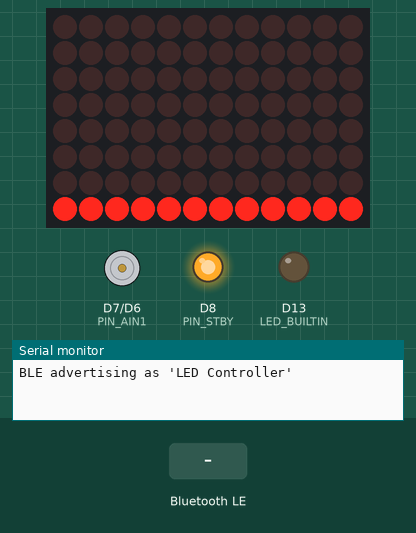
Bench run of a sketch on a simulated Arduino Uno R4 WiFi. On the bench: 12×8 LED matrix, motor-driver pin pairs drawn as motors (green arrow = first pin HIGH = forward, orange = second pin HIGH = backward, longer = more drive, scaled by the enable pin, stopped while the standby pin is LOW), output pins drawn as LEDs (lit = HIGH), the last lines printed to the serial monitor. The inputs (shaded band) are chosen by the test bench. Nothing arrives over Bluetooth unless stated; a phone connects over Bluetooth LE 3 s after start.

Above: at 1.96 s.
2.0 s: Bluetooth LE write "F" received
3.7 s: Bluetooth LE write "B" received
At 5.6 s:
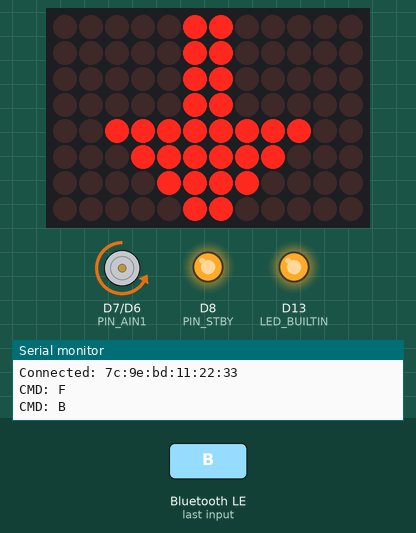
5.9 s: Bluetooth LE write "L" received
At 7.1 s:
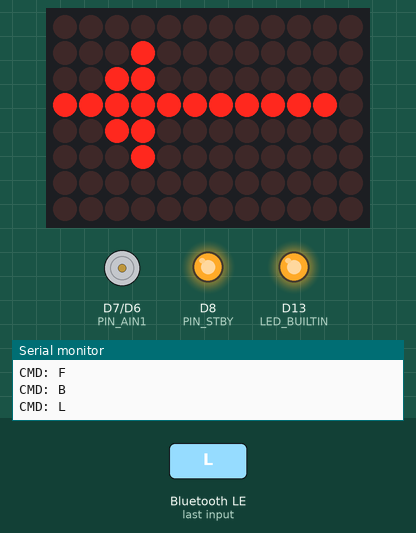
7.4 s: Bluetooth LE write "R" received
At 8.4 s:
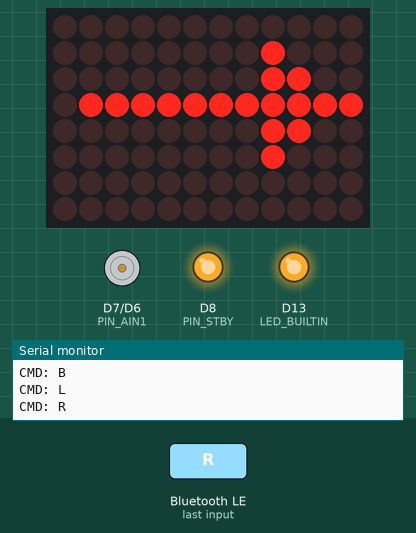
8.9 s: Bluetooth LE write "FL" received
At 9.5 s:
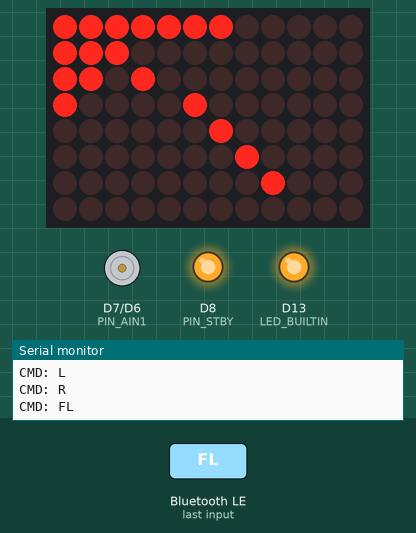
10.4 s: Bluetooth LE write "FR" received
At 10.7 s:
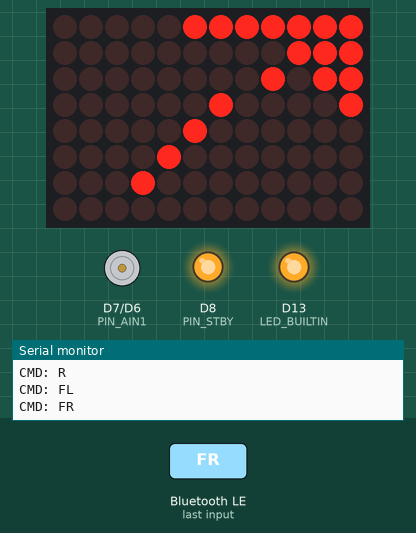
Timing chart, 0 to 12.9 s (numbered marks = the images above; inputs shaded):
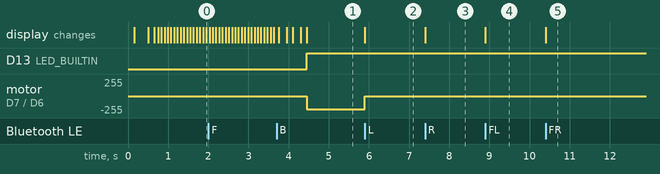

The sketch:

led_controller.ino
```cpp
#include <ArduinoBLE.h>
#include "Arduino_LED_Matrix.h"

ArduinoLEDMatrix matrix;

BLEService carService("FFE0");
// 2-byte max to support combined commands: "F","B","L","R","FL","FR","BL","BR","S"
BLECharacteristic carChar("FFE1", BLEWrite | BLEWriteWithoutResponse | BLERead, 2);

// ── Motor driver (TB6612FNG, channel A only) ───────────────────────────────────
const int PIN_STBY = 8;
const int PIN_PWMA = 9;
const int PIN_AIN1 = 7;
const int PIN_AIN2 = 6;
const int MOTOR_SPEED = 200;  // 0-255

void motorForward(int speed) {
  digitalWrite(PIN_AIN1, HIGH);
  digitalWrite(PIN_AIN2, LOW);
  analogWrite(PIN_PWMA, speed);
}

void motorBackward(int speed) {
  digitalWrite(PIN_AIN1, LOW);
  digitalWrite(PIN_AIN2, HIGH);
  analogWrite(PIN_PWMA, speed);
}

void motorStop() {
  digitalWrite(PIN_AIN1, LOW);
  digitalWrite(PIN_AIN2, LOW);
  analogWrite(PIN_PWMA, 0);
}

// ── Advertising & error animations ────────────────────────────────────────────

const uint32_t advAnim[][4] = {
  {0xFFF00000, 0x00000000, 0x00000000, 80},
  {0x000FFF00, 0x00000000, 0x00000000, 80},
  {0x000000FF, 0xF0000000, 0x00000000, 80},
  {0x00000000, 0x0FFF0000, 0x00000000, 80},
  {0x00000000, 0x0000FFF0, 0x00000000, 80},
  {0x00000000, 0x0000000F, 0xFF000000, 80},
  {0x00000000, 0x00000000, 0x00FFF000, 80},
  {0x00000000, 0x00000000, 0x00000FFF, 80},
};

const uint32_t errAnim[][4] = {
  {0xFFFFFFFF, 0xFFFFFFFF, 0xFFFFFFFF, 150},
  {0x00000000, 0x00000000, 0x00000000, 150},
};

// ── Direction patterns ────────────────────────────────────────────────────────
//
// 12×8 LED matrix.  Each row is a 12-bit value, MSB = col 0.
//
//  ▲ Forward       ▽ Backward      ← Left          → Right
//  . . . . X X .   . . . . X X .   . . . . . . .   . . . . . . .
//  . . . X X X X   . . . . X X .   . . . X . . .   . . . . . X .
//  . . X X X X X   . . . . X X .   . . X X . . .   . . . . . X X
//  . X X X X X X   . . . . X X .   X X X X X X X   X X X X X X X
//  . . . . X X .   . X X X X X X   . . X X . . .   . . . . . X X
//  . . . . X X .   . . X X X X X   . . . X . . .   . . . . . X .
//  . . . . X X .   . . . X X X X   . . . . . . .   . . . . . . .
//  . . . . X X .   . . . . X X .   . . . . . . .   . . . . . . .
//
//  ↖ Fwd-Left      ↗ Fwd-Right     ↙ Brk-Left      ↘ Brk-Right
//  X X X X X X X   X X X X X X X   . . X . . . .   . . . . . X X
//  X X X . . . .   . . . . X X X   . . . X . . .   . . . . X . .
//  X X . X . . .   . . . X . X X   . . . . X . .   . . . X . . .
//  X . . . X . .   . . X . . . X   . . . . . X .   . . X . . . .
//  . . . . . X .   . X . . . . .   X . . . X . .   . X . . . . X
//  . . . . . . X   X . . . . . .   X X . X . . .   X . . . . X X
//  . . . . . . . X . . . . . . .   X X X . . . .   . . . . X X X
//  . . . . . . . .   . . . . . .   X X X X X X X   X X X X X X X

// Row patterns (12-bit, MSB = col 0)
const uint16_t rowsF[8]  = {0x060,0x0F0,0x1F8,0x3FC,0x060,0x060,0x060,0x060};
const uint16_t rowsB[8]  = {0x060,0x060,0x060,0x060,0x3FC,0x1F8,0x0F0,0x060};
const uint16_t rowsL[8]  = {0x000,0x100,0x300,0xFFE,0x300,0x100,0x000,0x000};
const uint16_t rowsR[8]  = {0x000,0x008,0x00C,0x7FF,0x00C,0x008,0x000,0x000};
// Diagonal arrows: ↖↗↙↘
const uint16_t rowsFL[8] = {0xFE0,0xE00,0xD00,0x840,0x020,0x010,0x008,0x000};
const uint16_t rowsFR[8] = {0x07F,0x007,0x00B,0x021,0x040,0x080,0x100,0x000};
const uint16_t rowsBL[8] = {0x000,0x008,0x010,0x020,0x840,0xD00,0xE00,0xFE0};
const uint16_t rowsBR[8] = {0x000,0x100,0x080,0x040,0x021,0x00B,0x007,0x07F};
const uint16_t rowsS[8]  = {0x000,0x1F8,0x1F8,0x1F8,0x1F8,0x1F8,0x1F8,0x000};

uint32_t frameF[3], frameB[3], frameL[3], frameR[3];
uint32_t frameFL[3], frameFR[3], frameBL[3], frameBR[3];
uint32_t frameS[3];

void rowsToFrame(const uint16_t rows[8], uint32_t frame[3]) {
  frame[0] = frame[1] = frame[2] = 0;
  for (int r = 0; r < 8; r++) {
    for (int c = 0; c < 12; c++) {
      if ((rows[r] >> (11 - c)) & 1) {
        int idx = r * 12 + c;
        frame[idx / 32] |= (1UL << (31 - idx % 32));
      }
    }
  }
}

// ── Helpers ───────────────────────────────────────────────────────────────────

const uint32_t FRAME_ALL_ON[3]  = {0xFFFFFFFF, 0xFFFFFFFF, 0xFFFFFFFF};
const uint32_t FRAME_ALL_OFF[3] = {0x00000000, 0x00000000, 0x00000000};

void flash(int n, int onMs, int offMs) {
  for (int i = 0; i < n; i++) {
    matrix.loadFrame(FRAME_ALL_ON);
    delay(onMs);
    matrix.loadFrame(FRAME_ALL_OFF);
    delay(offMs);
  }
}

void startAdvertising() {
  BLE.advertise();
  matrix.loadSequence(advAnim);
  matrix.play(true);
}

// ── Setup ─────────────────────────────────────────────────────────────────────

void setup() {
  Serial.begin(115200);
  pinMode(LED_BUILTIN, OUTPUT);
  digitalWrite(LED_BUILTIN, LOW);
  matrix.begin();

  pinMode(PIN_STBY, OUTPUT);
  pinMode(PIN_PWMA, OUTPUT);
  pinMode(PIN_AIN1, OUTPUT);
  pinMode(PIN_AIN2, OUTPUT);
  digitalWrite(PIN_STBY, HIGH);  // enable driver
  motorStop();
  // motorForward(MOTOR_SPEED);
  // while(true){};

  rowsToFrame(rowsF,  frameF);
  rowsToFrame(rowsB,  frameB);
  rowsToFrame(rowsL,  frameL);
  rowsToFrame(rowsR,  frameR);
  rowsToFrame(rowsFL, frameFL);
  rowsToFrame(rowsFR, frameFR);
  rowsToFrame(rowsBL, frameBL);
  rowsToFrame(rowsBR, frameBR);
  rowsToFrame(rowsS,  frameS);

  if (!BLE.begin()) {
    matrix.loadSequence(errAnim);
    matrix.play(true);
    while (1);
  }

  BLE.setLocalName("LED Controller");
  BLE.setAdvertisedService(carService);
  carService.addCharacteristic(carChar);
  BLE.addService(carService);

  flash(3, 150, 100);
  startAdvertising();

  Serial.println("BLE advertising as 'LED Controller'");
}

// ── Loop ──────────────────────────────────────────────────────────────────────

void loop() {
  BLEDevice central = BLE.central();
  if (!central) return;

  Serial.print("Connected: ");
  Serial.println(central.address());

  flash(2, 200, 150);
  matrix.loadFrame(frameS);

  while (central.connected()) {
    BLE.poll();
    if (carChar.written()) {
      // Read up to 2 bytes as a command string
      char cmd[3] = {0, 0, 0};
      int len = min((int)carChar.valueLength(), 2);
      memcpy(cmd, carChar.value(), len);

      Serial.print("CMD: ");
      Serial.println(cmd);

      uint32_t* frame = frameS;
      bool motorOn = true;

      // Only F/B drive the motor (single TB6612FNG channel wired); turning
      // commands are LED-only until a second motor channel is added.
      if      (strcmp(cmd, "F")  == 0) { frame = frameF;  motorForward(MOTOR_SPEED); }
      else if (strcmp(cmd, "B")  == 0) { frame = frameB;  motorBackward(MOTOR_SPEED); }
      else if (strcmp(cmd, "L")  == 0) { frame = frameL;  motorStop(); }
      else if (strcmp(cmd, "R")  == 0) { frame = frameR;  motorStop(); }
      else if (strcmp(cmd, "FL") == 0) { frame = frameFL; motorStop(); }
      else if (strcmp(cmd, "FR") == 0) { frame = frameFR; motorStop(); }
      else if (strcmp(cmd, "BL") == 0) { frame = frameBL; motorStop(); }
      else if (strcmp(cmd, "BR") == 0) { frame = frameBR; motorStop(); }
      else { motorOn = false; motorStop(); }

      matrix.loadFrame(frame);
      digitalWrite(LED_BUILTIN, motorOn ? HIGH : LOW);
    }
  }

  motorStop();
  Serial.println("Disconnected");
  flash(1, 300, 0);
  startAdvertising();
}
```

Measured:
- after the input at 3.7 s, motor on D7 (PIN_AIN1) / D6 (PIN_AIN2): stopped → backward 200/255 after 0.75 s; the display: first differs from a run without the input after 0.75 s (image 1)
- after the input at 5.9 s, motor on D7 (PIN_AIN1) / D6 (PIN_AIN2): backward 200/255 → stopped at once; the display: changes at once (image 2)
- after the input at 7.4 s, the display: changes at once (image 3)
- after the input at 8.9 s, the display: changes at once (image 4)
- after the input at 10.4 s, the display: changes at once (image 5)
